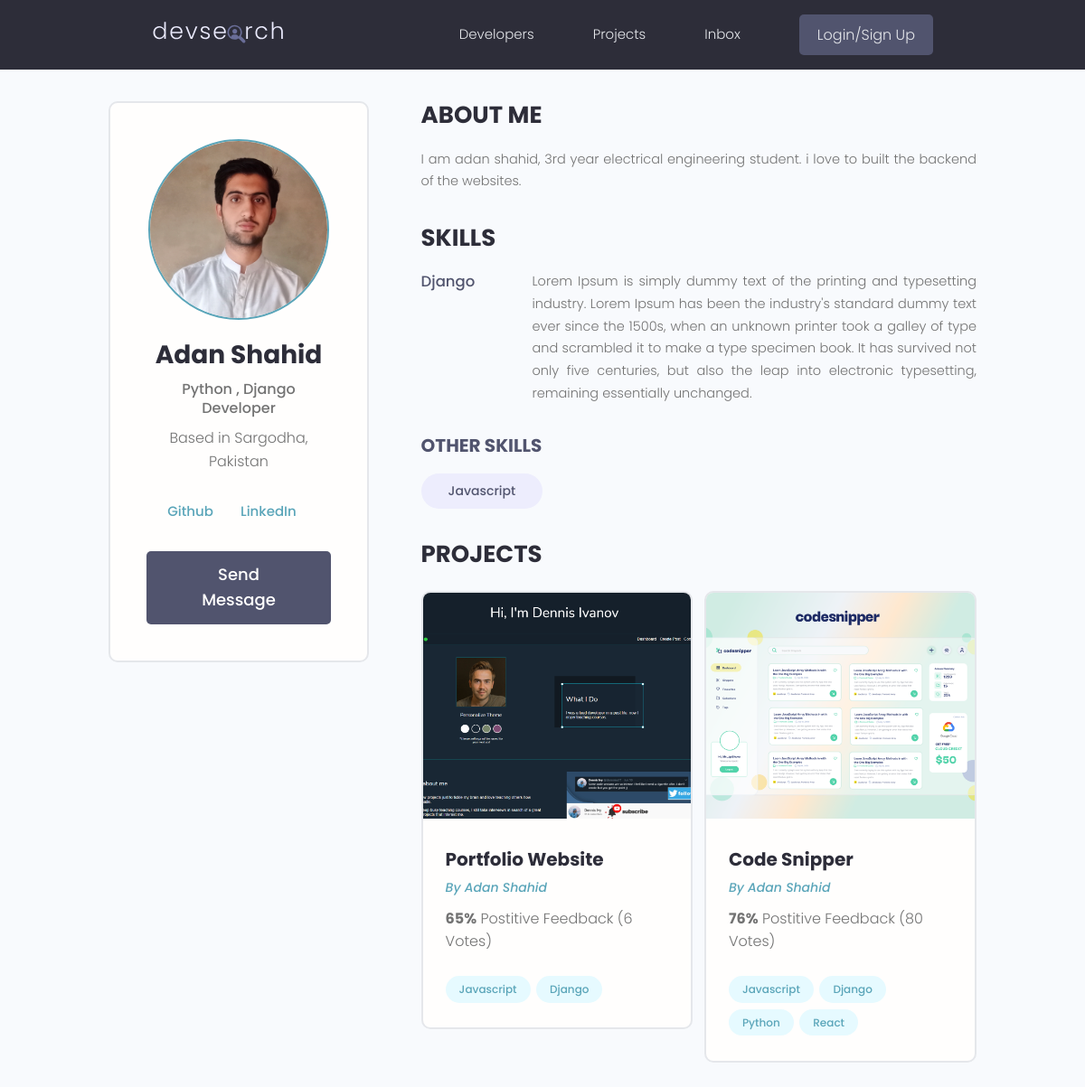
The page /profile/e6d8a048-4f19-4c41-a2e4-9e651499a29b/ on the database as committed earlier.
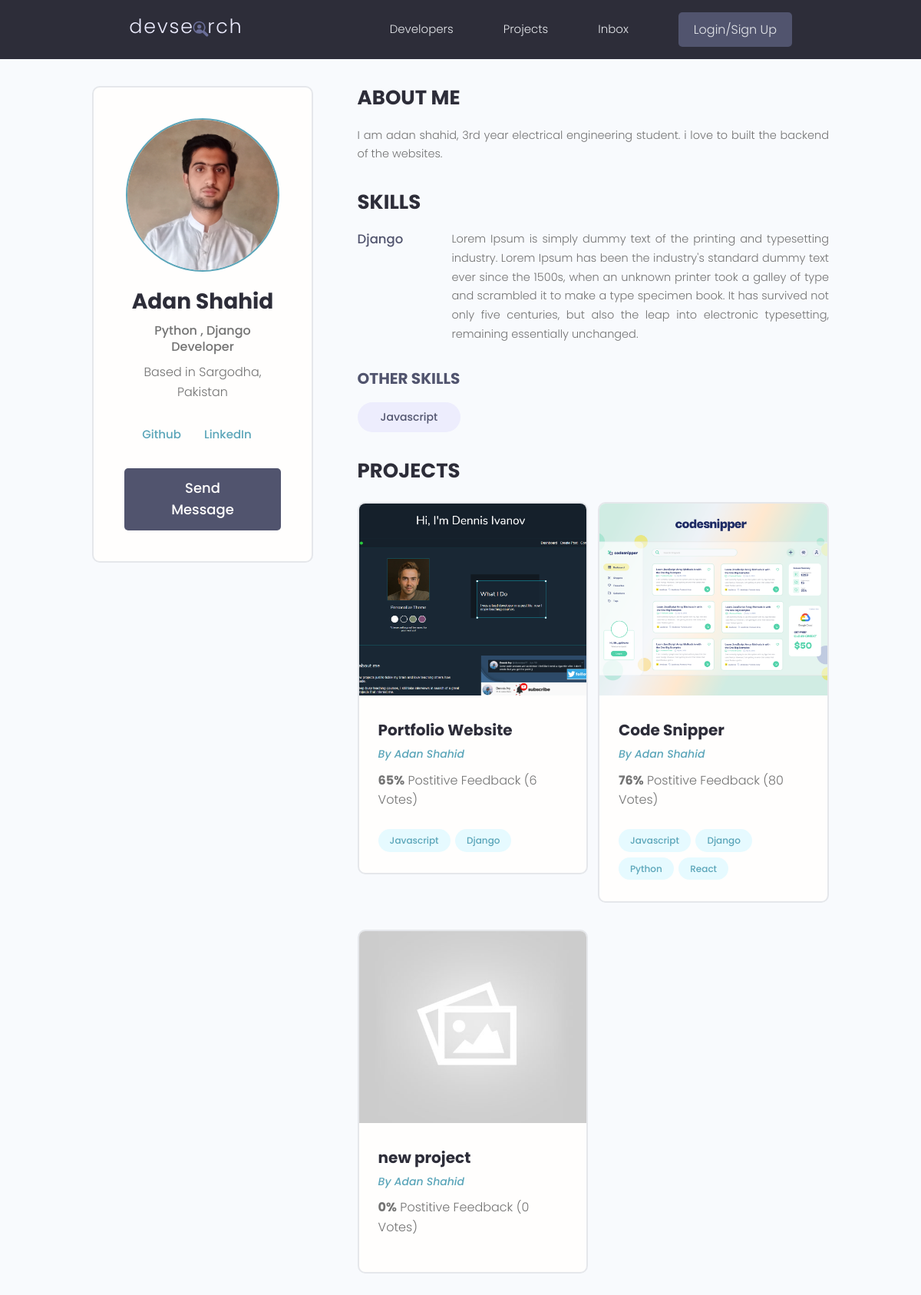
The same page on the database as committed later.
### users/models.py (models this page shows, shortened)
class Skill(models.Model):
    owner = models.ForeignKey(Profile, on_delete=models.CASCADE, null=True)
    name = models.CharField(max_length=200, blank=True, null=True)
    description = models.TextField(blank=True, null=True)
    created = models.DateTimeField(auto_now_add=True)
    id = models.UUIDField(default=uuid.uuid4, unique=True, primary_key=True, editable=False)

class Profile(models.Model):
    user = models.OneToOneField(User, on_delete=models.CASCADE, null=True, blank=True)
    username = models.CharField(max_length=200, blank=True, null=True)
    location = models.CharField(max_length=200, blank=True, null=True)
    name = models.CharField(max_length=200, blank=True, null=True)
    email = models.EmailField(max_length=500, blank=True, null=True,)
    short_intro = models.CharField(max_length=200, blank=True, null=True)
    bio = models.TextField(blank=True, null=True)
    profile_image = models.ImageField(null=True, blank=True, upload_to='profiles/', default= "profiles/user-default.png")
    social_github = models.CharField(max_length=200, blank=True, null=True)
    social_twitter = models.CharField(max_length=200, blank=True, null=True)
    social_youtube = models.CharField(max_length=200, blank=True, null=True)
    social_linkedin = models.CharField(max_length=200, blank=True, null=True)
    social_website = models.CharField(max_length=200, blank=True, null=True)
    created = models.DateTimeField(auto_now_add=True)
    id = models.UUIDField(default=uuid.uuid4, unique=True, primary_key=True, editable=False)

### myapp/models.py (models this page shows, shortened)
class Project(models.Model):
    owner = models.ForeignKey(Profile,null = True, blank=True,
                               on_delete=models.SET_NULL )
    title = models.CharField(max_length=200)
    description = models.TextField(null = True, blank=True)
    featured_image = models.ImageField(null=True, blank= True, default='default.jpg')
    demo_link = models.CharField(max_length=2000, null=True, blank= True)
    source_link = models.CharField(max_length=2000, null=True, blank= True)
    tags = models.ManyToManyField('Tag',blank=True)
    vote_total = models.IntegerField(default=0, null=True, blank=True)
    vote_ratio = models.IntegerField(default=0, null=True, blank=True)
    created = models.DateTimeField(auto_now_add=True)
    id = models.UUIDField(default=uuid.uuid4, unique=True, primary_key=True, editable=False)

class Tag(models.Model):
    name = models.CharField(max_length=200)
    created = models.DateTimeField(auto_now_add=True)
    id = models.UUIDField(default=uuid.uuid4, unique=True, primary_key=True, editable=False)
    def __str__(self):
        return self.name

### users/views.py (the view)
# urls.py: path('profile/<str:pk>/', views.userProfile, name="user-profile"),
def userProfile(request, pk):
    profile = Profile.objects.get(id = pk)
    topSkills = profile.skill_set.exclude(description__exact="")
    otherSkills = profile.skill_set.filter(description="")
    context = {'profile':profile, 'topSkills':topSkills, 'otherSkills':otherSkills}
    return render(request, 'users/user-profile.html', context)
    profile = request.user.profile
    skills = profile.skill.set.all()
    projects = profile.project.set.all()
    context = {'profile':profile, 'skills':skills, 'projects':projects}

### users/templates/users/user-profile.html (shortened to what this page needs)
{% extends 'main.html' %}
{% block content1 %}
 <main class="profile my-md">
    <div class="container">
      <div class="layout">
        <div class="column column--1of3">
          <div class="card text-center">
            <div class="card__body dev">
              <img class="avatar avatar--xl" src="{{ profile.profile_image.url }}" />
              <h2 class="dev__name">{{profile.name}}</h2>
              <p class="dev__title">{{profile.short_intro}}</p>
              <p class="dev__location">Based in {{profile.location}}</p>
              <ul class="dev__social">
                {% if profile.social_github %}
                <li>
                  <a title="Github" href="{{profile.social_github}}" target="_blank">Github</a>
                </li>
                {% endif %}
                {% if profile.social_linkedin %}
                <li>
                  <a title="LinkedIn" href="{{profile.social_linkedin}}" target="_blank">LinkedIn</a>
                </li>
                {% endif %}
              </ul>
              <a href="#" class="btn btn--sub btn--lg">Send Message </a>
            </div>
          </div>
        </div>
        <div class="column column--2of3">
          <div class="devInfo">
            <h3 class="devInfo__title">About Me</h3>
            <p class="devInfo__about">{{profile.bio}}
            </p>
          </div>
          <div class="devInfo">
            <h3 class="devInfo__title">Skills</h3>
            <div class="devInfo__skills">
              {% for skill in topSkills %}
              <div class="devSkill">
                <h4 class="devSkill__title">{{skill.name}}</h4>
                <p class="devSkill__info"> {{skill.description}} </p>
              </div>
              {% endfor %}
              <h3 class="devInfo__subtitle">Other Skills</h3>
              <div class="devInfo__otherSkills">
                {% for skill in otherSkills %}
                <span class="tag tag--pill tag--sub tag--lg">
                  <small>{{skill.name}}</small>
                </span>
                {% endfor %}
              </div>
            </div>
          </div>
          <div class="devInfo">
            <h3 class="devInfo__title">Projects</h3>
            <div class="grid grid--two">
              {% for project in profile.project_set.all  %}
              <div class="column">
                <div class="card project">
                  <a href="{% url 'project' project.id  %}" class="project">
                    <img class="project__thumbnail" src="{{project.featured_image.url}}" alt="project thumbnail" />
                    <div class="card__body">
                      <h3 class="project__title">{{project.title}}</h3>
                      <p><a class="project__author" href="profile.html">By {{project.owner.name}}</a></p>
                      <p class="project--rating">
                        <span style="font-weight: bold;">{{project.vote_ratio}}%</span> Postitive
                        Feedback ({{project.vote_total}} Vote{{project.vote_total|pluralize:"s"}})
                      </p>
                      <div class="project__tags">
                        {% for tags in project.tags.all %}
                        <span class="tag tag--pill tag--main">
                          <small>{{tags}}</small>
                        </span>
                        {% endfor %}
                      </div>
                    </div>
                  </a>
                </div>
              </div>
              {% endfor %}
            </div>
          </div>
        </div>
      </div>
    </div>
  </main>
{% endblock content1 %}

Rows that differ between the two databases and show on the page:
added Project: featured_image (placeholder picture), title "new project", owner.name "Adan Shahid", vote_ratio "0", vote_total "0"
